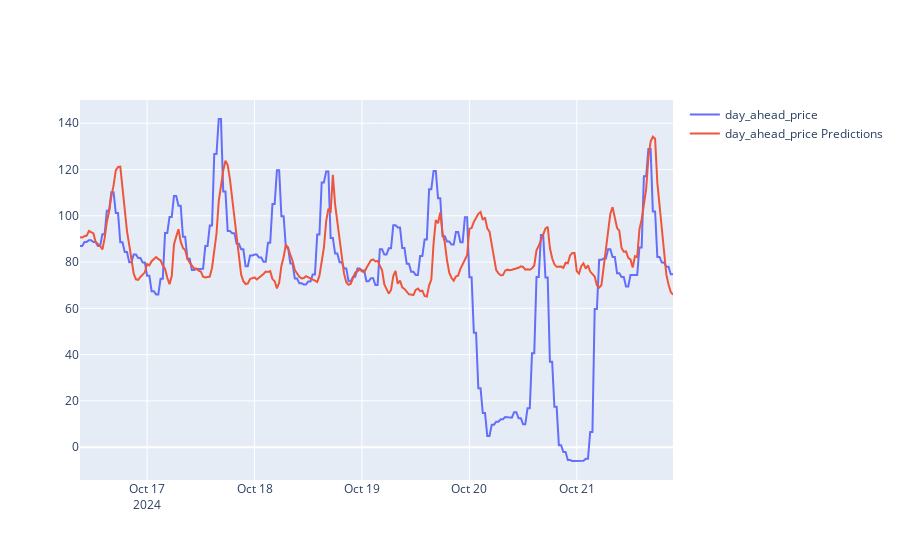

Here is the notebook cell this chart was saved with:
### Code cell
#plot imbalance price and predictions
fig = go.Figure()
fig.add_trace(go.Scatter(x=df_api_new_merged2_test["timestamp_utc"], y=df_api_new_merged2_test["day_ahead_price"], mode='lines', name='day_ahead_price'))
fig.add_trace(go.Scatter(x=df_api_new_merged2_test["timestamp_utc"], y=df_api_new_merged2_test["day_ahead_price_predictions_2"], mode='lines', name='day_ahead_price Predictions'))

### Figure 1 — Plotly figure (JSON) as saved in the notebook; plotly's stock layout.template omitted (floating-point values rounded to 4 significant figures; data arrays with more than 128 entries replaced by an {"elided": "..."} marker saying what was removed)
{"data": [{"mode": "lines", "name": "day_ahead_price", "type": "scatter", "x": {"elided": "266 str values"}, "y": {"elided": "266 float values"}}, {"mode": "lines", "name": "day_ahead_price Predictions", "type": "scatter", "x": {"elided": "266 str values"}, "y": {"elided": "266 float values"}}], "layout": {}}
